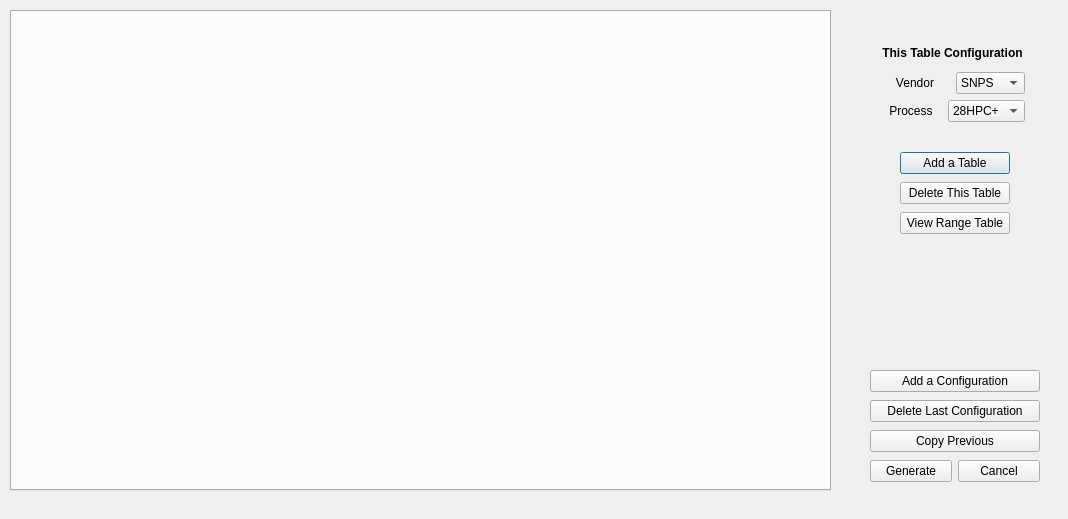
<?xml version="1.0" encoding="UTF-8"?>
<ui version="4.0">
 <class>MemoryTable</class>
 <widget class="QDialog" name="MemoryTable">
  <property name="geometry">
   <rect>
    <x>0</x>
    <y>0</y>
    <width>1068</width>
    <height>519</height>
   </rect>
  </property>
  <property name="windowTitle">
   <string>Dialog</string>
  </property>
  <widget class="QTabWidget" name="tabWidget">
   <property name="geometry">
    <rect>
     <x>10</x>
     <y>10</y>
     <width>821</width>
     <height>481</height>
    </rect>
   </property>
   <property name="currentIndex">
    <number>-1</number>
   </property>
  </widget>
  <widget class="QWidget" name="">
   <property name="geometry">
    <rect>
     <x>880</x>
     <y>40</y>
     <width>145</width>
     <height>82</height>
    </rect>
   </property>
   <layout class="QVBoxLayout" name="verticalLayout_3">
    <item>
     <widget class="QLabel" name="label_3">
      <property name="font">
       <font>
        <bold>true</bold>
       </font>
      </property>
      <property name="text">
       <string>This Table Configuration</string>
      </property>
      <property name="alignment">
       <set>Qt::AlignCenter</set>
      </property>
     </widget>
    </item>
    <item>
     <layout class="QHBoxLayout" name="horizontalLayout">
      <item>
       <widget class="QLabel" name="label">
        <property name="text">
         <string>Vendor</string>
        </property>
        <property name="alignment">
         <set>Qt::AlignCenter</set>
        </property>
       </widget>
      </item>
      <item>
       <widget class="QComboBox" name="comboBox">
        <item>
         <property name="text">
          <string>SNPS</string>
         </property>
        </item>
       </widget>
      </item>
     </layout>
    </item>
    <item>
     <layout class="QHBoxLayout" name="horizontalLayout_2">
      <item>
       <widget class="QLabel" name="label_2">
        <property name="text">
         <string>Process</string>
        </property>
        <property name="alignment">
         <set>Qt::AlignCenter</set>
        </property>
       </widget>
      </item>
      <item>
       <widget class="QComboBox" name="comboBox_2">
        <item>
         <property name="text">
          <string>28HPC+</string>
         </property>
        </item>
       </widget>
      </item>
     </layout>
    </item>
   </layout>
  </widget>
  <widget class="QWidget" name="">
   <property name="geometry">
    <rect>
     <x>900</x>
     <y>150</y>
     <width>110</width>
     <height>86</height>
    </rect>
   </property>
   <layout class="QVBoxLayout" name="verticalLayout_2">
    <item>
     <widget class="QPushButton" name="AddTable">
      <property name="text">
       <string>Add a Table</string>
      </property>
     </widget>
    </item>
    <item>
     <widget class="QPushButton" name="DeleteTable">
      <property name="text">
       <string>Delete This Table</string>
      </property>
     </widget>
    </item>
    <item>
     <widget class="QPushButton" name="pushButton_4">
      <property name="text">
       <string>View Range Table</string>
      </property>
     </widget>
    </item>
   </layout>
  </widget>
  <widget class="QWidget" name="">
   <property name="geometry">
    <rect>
     <x>870</x>
     <y>368</y>
     <width>170</width>
     <height>118</height>
    </rect>
   </property>
   <layout class="QVBoxLayout" name="verticalLayout">
    <item>
     <widget class="QPushButton" name="AddConf">
      <property name="text">
       <string>Add a Configuration</string>
      </property>
     </widget>
    </item>
    <item>
     <widget class="QPushButton" name="DeleteLastConf">
      <property name="text">
       <string>Delete Last Configuration</string>
      </property>
     </widget>
    </item>
    <item>
     <widget class="QPushButton" name="pushButton_2">
      <property name="text">
       <string>Copy Previous</string>
      </property>
     </widget>
    </item>
    <item>
     <layout class="QHBoxLayout" name="horizontalLayout_3">
      <item>
       <widget class="QPushButton" name="Generate">
        <property name="text">
         <string>Generate</string>
        </property>
       </widget>
      </item>
      <item>
       <widget class="QPushButton" name="Cancel">
        <property name="text">
         <string>Cancel</string>
        </property>
       </widget>
      </item>
     </layout>
    </item>
   </layout>
  </widget>
 </widget>
 <resources/>
 <connections/>
</ui>
